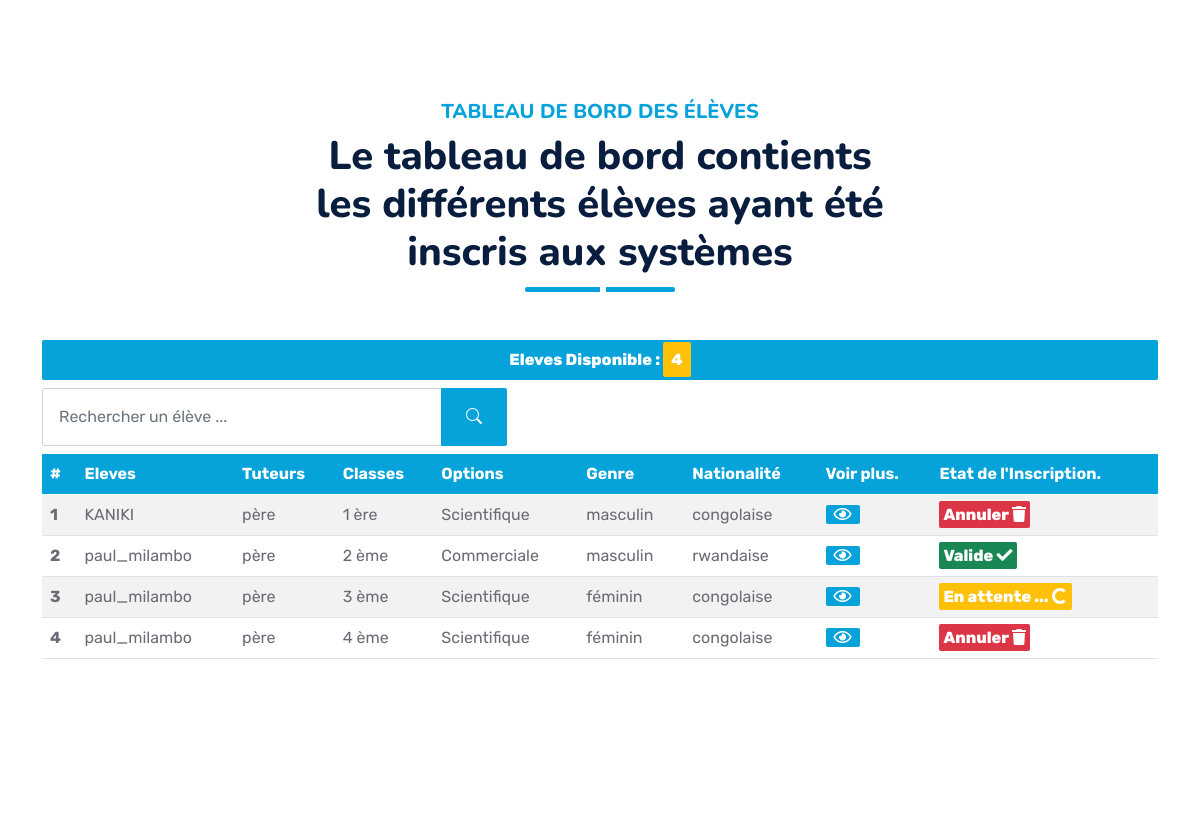
/dashboard.php (middle part), run on an earlier commit of the app's database.
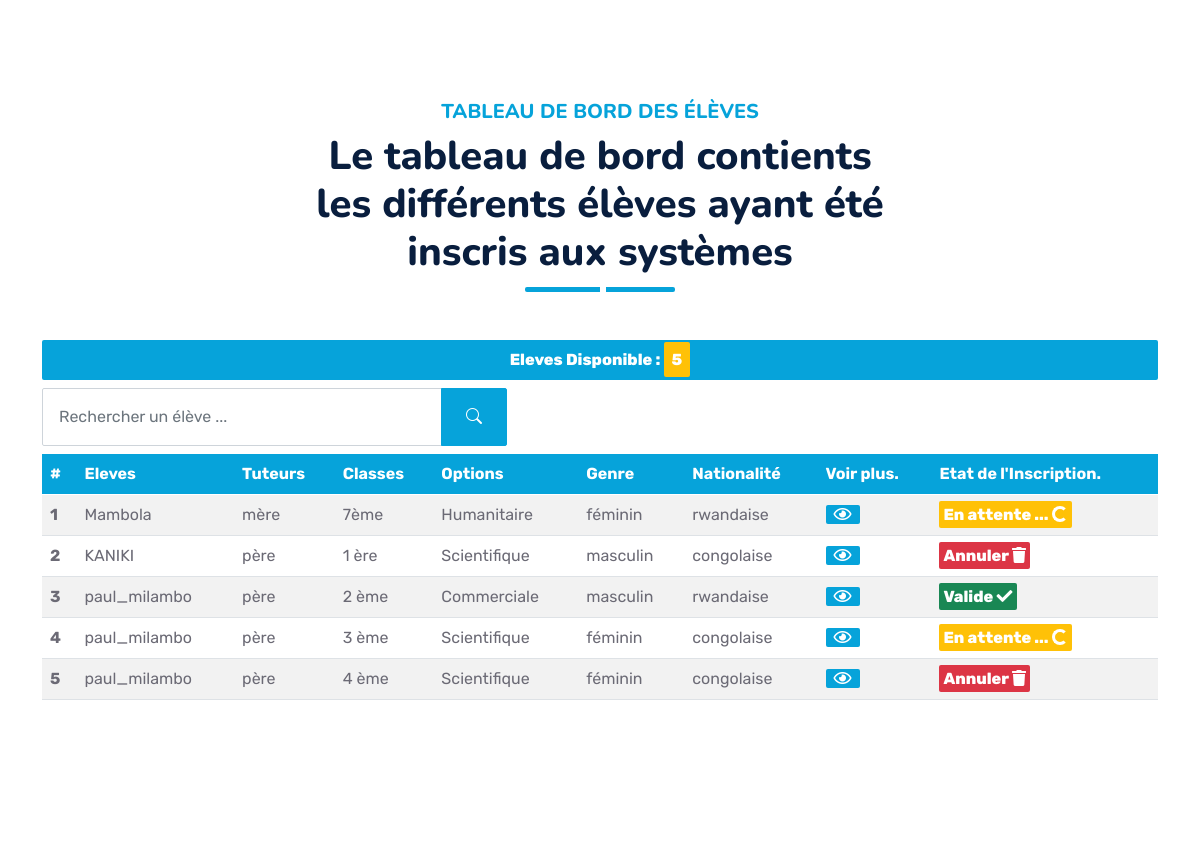
And on a later commit of the database.
### tables this page shows
CREATE TABLE `eleves` (
  `id` int NOT NULL,
  `nom` varchar(50) NOT NULL,
  `postnom` varchar(50) NOT NULL,
  `prenom` varchar(50) NOT NULL,
  `lieu_nais` varchar(50) NOT NULL,
  `date_nais` varchar(50) NOT NULL,
  `genre` varchar(50) NOT NULL,
  `nationalite` varchar(50) NOT NULL DEFAULT 'congolaise',
  `responsable` varchar(15) NOT NULL,
  `ancienne_ecole` varchar(150) NOT NULL,
  `certificat` varchar(100) DEFAULT NULL,
  `tel` varchar(15) DEFAULT NULL,
  `adresse` text NOT NULL,
  `inscription` varchar(70) DEFAULT NULL,
  `id_class` int NOT NULL,
  `id_option` int DEFAULT NULL,
  `users_id` int NOT NULL
);

CREATE TABLE `classes` (
  `id` int NOT NULL,
  `nom` varchar(50) NOT NULL,
  `description` text NOT NULL
);

CREATE TABLE `options` (
  `id` int NOT NULL,
  `nom` varchar(50) NOT NULL,
  `description` text NOT NULL
);

### Controller/MainController.php (called while the page is built, shortened)
<?php
class MainController{
    public $connexion;
    public $password = "";
    public $username ="root";
    public $database ="school";
    public $serveur ="localhost";
    public function __construct()
    {
        $this->connexion = new PDO("mysql:host=$this->serveur;dbname=$this->database",$this->username,$this->password);
    }
    public function allEleves()
    {
        try{
            $request = $this->connexion->prepare('SELECT e.*,o.nom as options,c.nom as classe FROM eleves as e inner join classes as c on c.id=e.id_class inner join options as o on o.id=e.id_option ORDER BY e.id DESC');
            $request->execute();
           $elseInfo = $request->fetchAll(PDO::FETCH_ASSOC);
           return $elseInfo;
        }catch(PDOException $e)
        {
            var_dump('error'.$e->getMessage());
        }
    }
}
?>

### dashboard.php (the view, shortened to what this page needs)
<?php
    require "Layourt/header.php";
    require "Controller/MainController.php";
    $request = new MainController();
    $eleves = $request->allEleves();
?>
    <div class="container-fluid py-5 wow fadeInUp" data-wow-delay="0.1s">
        <div class="container py-5">
            <div class="section-title text-center position-relative pb-3 mb-5 mx-auto" style="max-width: 600px;">
                <h5 class="fw-bold text-primary text-uppercase">Tableau de bord des élèves</h5>
                <h1 class="mb-0">Le tableau de bord contients les différents élèves ayant été inscris aux systèmes</h1>
            </div>
            <p class="text-white bg-primary text-center py-2 rounded fw-bold mb-2">Eleves Disponible : <span class="text-white bg-warning text-center py-2 px-2 rounded fw-bold mb-2"><?= count($eleves)?></span></p>
            <div>
                    <div class="mb-2 wow slideInUp" data-wow-delay="0.1s">
                    <form action="" method="GET">
                        <div class="input-group">
                            <input type="search" class="form-control p-3" name="search"  placeholder="Rechercher un élève ..." style="max-width: 400px;">
                            <button class="btn btn-primary px-4"><i class="bi bi-search"></i></button>
                        </div>
                        </form>
                    </div>
                <table class="table table-striped rounded">
                    <thead class="bg-primary text-white">
                        <tr>
                        <th scope="col">#</th>
                        <th scope="col">Eleves</th>
                        <th scope="col">Tuteurs</th>
                        <th scope="col">Classes</th>
                        <th scope="col">Options</th>
                        <th scope="col">Genre</th>
                        <th scope="col">Nationalité</th>
                        <th scope="col">Voir plus.</th>
                        <th scope="col">Etat de l'Inscription.</th>
                        </tr>
                    </thead>
                    <tbody>
                        <?php foreach($eleves as $k=>$eleve):?>
                        <tr>
                            <th scope="row"><?= $k + 1?></th>
                            <td><?= $eleve['nom']?></td>
                            <td><?= $eleve['responsable']?></td>
                            <td><?= $eleve['classe']?></td>
                            <td><?= $eleve['options']?></td>
                            <td><?= $eleve['genre']?></td>
                            <td><?= $eleve['nationalite']?></td>
                            <td><a href="student.php?eleve=<?=$eleve['id']?>" class='bg-primary text-white rounded fw-bold'>  <i class="far fa-eye text-white px-2"></i></a></td>
                            <td>
                                <?php if($eleve['inscription'] == "valider"):?>
                                    <span class='bg-success text-white rounded fw-bold py-1 px-1' data-bs-toggle="modal" data-bs-target="#exampleModalInfo"> Valide <i class="fa fa-check text-white"></i></span>
                                <?php elseif($eleve['inscription'] =="Refuser"):?>
                                    <span class='bg-danger text-white rounded fw-bold py-1 px-1' data-bs-toggle="modal" data-bs-target="#exampleModalDelete"> Annuler <i class="fa fa-trash text-white"></i></span>
                                <?php else:?>
                                    <span  class='bg-warning text-white rounded fw-bold py-1 px-1' data-bs-toggle="modal" data-bs-target="#exampleModalDelete"> En attente ... <span class="spinner-border spinner-border-sm" role="status" aria-hidden="true"></span></span>
                                <?php endif?>
                            </td>
                        </tr>
                        <?php endforeach?>
                    </tbody>
                </table>
            </div>
        </div>
    </div>
<?php
    require "Layourt/footer.php"
?>

What changed in the data, as far as the page shows it:
added eleves: nom "Mambola", responsable "mère", id_class.nom "7ème", id_option.nom "Humanitaire", genre "féminin", nationalite "rwandaise", shows "En attente ..."
Also different on the page:
count($eleves): "4" → "5"
